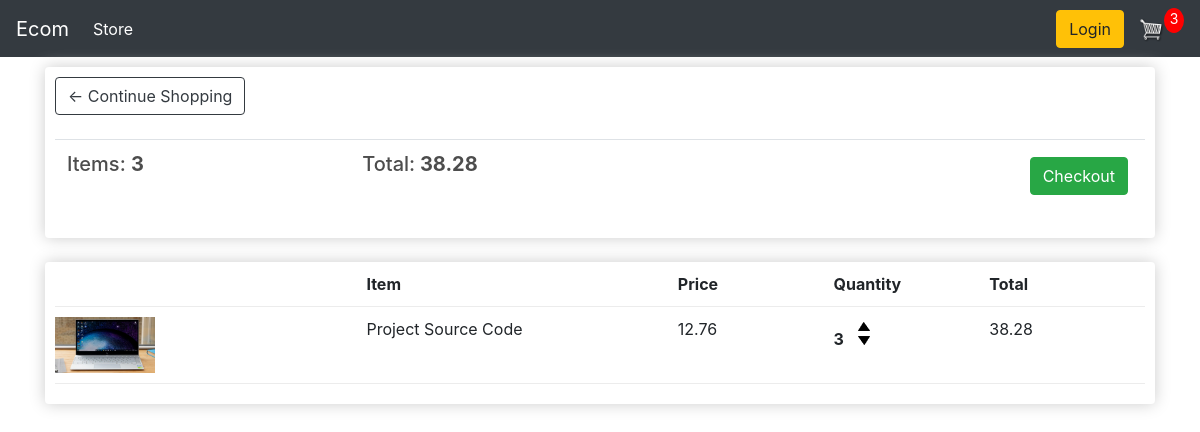
The app's page /cart/ (signed in) with its own data.
### store/models.py (models this page shows, shortened)
class Order(models.Model):
    customer = models.ForeignKey(Customer, on_delete=models.SET_NULL, null=True, blank=True)
    date_ordered = models.DateTimeField(auto_now_add=True)
    complete = models.BooleanField(default=False)
    transaction_id = models.CharField(max_length=100, null=True)
    @property
    def get_cart_total(self):
        order_items1 = self.orderitem_set.all()
        total_sum = sum([items.get_total for items in order_items1])
        return total_sum
    @property
    def get_total_items(self):
        order_items1 = self.orderitem_set.all()
        total_quantity = sum([items.quantity for items in order_items1])
        return total_quantity

class OrderItem(models.Model):
    product = models.ForeignKey(Product, on_delete=models.SET_NULL, null=True)
    order = models.ForeignKey(Order, on_delete=models.SET_NULL, null=True)
    quantity = models.IntegerField(default=0, null=True, blank=True)
    date_added = models.DateTimeField(auto_now_add=True)
    @property
    def get_total(self):
        return self.product.price * self.quantity

class Product(models.Model):
    name = models.CharField(max_length=200)
    price = models.FloatField()
    digital = models.BooleanField(default=False, null=True, blank=True)
    image = models.ImageField(null=True, blank=True)
    def __str__(self):
        return self.name
    @property
    def image_url(self):
        try:
            url = self.image.url
        except:
            url = " "
        return url

### store/views.py (the view)
# urls.py: path('cart/', views.cart, name='cart'),
def cart(request):
    if request.user.is_authenticated:
        customer = request.user.customer
        order, created = Order.objects.get_or_create(customer=customer, complete=False)
        items = order.orderitem_set.all()
    else:
        items = []
        order = {'get_total_items': 0, 'get_cart_total': 0}
    context = {'items': items, 'orders': order}
    return render(request, 'store/cart.html', context)

### store/templates/store/cart.html
{% extends 'store/main.html' %}
{% load static %}
{% block content %}
    <div class="row">
		<div class="col-lg-12">
			<div class="box-element">
				<a class="btn btn-outline-dark" href="{% url 'store' %}">&#x2190; Continue Shopping</a>
				<br>
				<br>
				<table class="table">
					<tr>
						<th><h5>Items: <strong>{{ orders.get_total_items }}</strong></h5></th>
						<th><h5>Total:<strong> {{ orders.get_cart_total|floatformat:2 }} </strong></h5></th>
						<th>
							<a  style="float:right; margin:5px;" class="btn btn-success" href="{% url 'checkout' %}">Checkout</a>
						</th>
					</tr>
				</table>
			</div>
			<br>
			<div class="box-element">
				<div class="cart-row">
					<div style="flex:2"></div>
					<div style="flex:2"><strong>Item</strong></div>
					<div style="flex:1"><strong>Price</strong></div>
					<div style="flex:1"><strong>Quantity</strong></div>
					<div style="flex:1"><strong>Total</strong></div>
				</div>
                {% for item in items %}
				<div class="cart-row">
					<div style="flex:2"><img class="row-image" src="{{ item.product.image_url }}"></div>
					<div style="flex:2"><p>{{ item.product }}</p></div>
					<div style="flex:1"><p>{{ item.product.price|floatformat:2 }}</p></div>
					<div style="flex:1">
						<p class="quantity">{{ item.quantity }}</p>
						<div class="quantity">
							<img data-action="add" data-product="{{ item.product.id }}" class="chg-quantity update-cart" src="{% static  'images/arrow-up.png' %}">
							<img data-action="remove" data-product="{{ item.product.id }}" class="chg-quantity update-cart" src="{% static  'images/arrow-down.png' %}">
						</div>
					</div>
					<div style="flex:1"><p>{{ item.get_total|floatformat:2 }}</p></div>
				</div>
                {% endfor %}
			</div>
		</div>
	</div>
{% endblock content %}

### store/templates/store/main.html (shortened to what this page needs)
<!DOCTYPE html>
{% load static %}
<html lang="en">
<head>
    <link rel="stylesheet" href="{% static 'css/main.css' %}">
    <link rel="stylesheet" href="https://stackpath.bootstrapcdn.com/bootstrap/4.5.0/css/bootstrap.min.css">
</head>
<body>
<nav class="navbar navbar-expand-lg navbar-dark bg-dark">
   <a class="navbar-brand" href="/">Ecom</a>
  <div class="collapse navbar-collapse" id="navbarSupportedContent">
        <ul class="navbar-nav mr-auto">
          <li class="nav-item active">
            <a class="nav-link" href="/">Store <span class="sr-only">(current)</span></a>
          </li>
        </ul>
      <div class="form-inline my-2 my-lg-0">
	     	<a href="#" class="btn btn-warning">Login</a>
	     	<a href="cart/">
	    		<img id="cart-icon" src="{% static 'images/cart.png' %}">
	    	</a>
	    	<p id="cart-total">{{ orders.get_total_items }}</p>
      </div>
            </div>
</nav>
    <div class="container">
        {% block content %}
        {% endblock content %}
    </div>
</body>
</html>

### static/css/main.css (style rules this page uses)
body { background-color: hsl(0, 0%, 98%); }
h1,h2,h3,h4,h5,h6 { color:hsl(0, 0%, 30%); }
.box-element { box-shadow:hsl(0, 0%, 80%) 0 0 16px; background-color: #fff; border-radius: 4px; padding: 10px; }
.bg-dark { background-color: #4f868c!important; }
#cart-icon { width:25px; display: inline-block; margin-left: 15px; }
#cart-total { display: block; text-align: center; color:#fff; background-color: red; width: 20px; height: 25px; border-radius: 50%; font-size: 14px; }
.col-lg-4, .col-lg-6, .col-lg-8, .col-lg-12 { margin-top: 10px; }
.btn { border-radius: 0; }
.row-image { width: 100px; }
.cart-row { display: flex; align-items: flex-stretch; padding-bottom: 10px; margin-bottom: 10px; border-bottom: 1px solid #ececec; }
.quantity { display: inline-block; font-weight: 700; padding-right:10px; }
.chg-quantity { width: 12px; cursor: pointer; display: block; margin-top: 5px; transition:.1s; }

### records on screen
Order: get_total_items "3", get_cart_total "38.28"
OrderItem: product.image_url (picture), product "Project Source Code", product.price "12.76", quantity "3", get_total "38.28"
